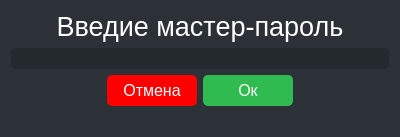
<?xml version="1.0" encoding="UTF-8"?>
<ui version="4.0">
 <class>Form</class>
 <widget class="QWidget" name="Form">
  <property name="geometry">
   <rect>
    <x>0</x>
    <y>0</y>
    <width>400</width>
    <height>134</height>
   </rect>
  </property>
  <property name="windowTitle">
   <string>Form</string>
  </property>
  <property name="styleSheet">
   <string notr="true">border-width:2;border-radius:5px;background-color:rgb(43,49,55);</string>
  </property>
  <layout class="QGridLayout" name="gridLayout_2">
   <item row="1" column="0" colspan="4">
    <widget class="QLineEdit" name="passwordEdit">
     <property name="font">
      <font>
       <family>Tahoma</family>
       <pointsize>12</pointsize>
      </font>
     </property>
     <property name="styleSheet">
      <string notr="true">border-width:2;border-radius:5px;color:rgb(255,255,255);background-color:rgb(36,41,45)</string>
     </property>
     <property name="echoMode">
      <enum>QLineEdit::Password</enum>
     </property>
    </widget>
   </item>
   <item row="0" column="0" colspan="4">
    <widget class="QLabel" name="title">
     <property name="font">
      <font>
       <family>Tahoma</family>
       <pointsize>20</pointsize>
      </font>
     </property>
     <property name="styleSheet">
      <string notr="true">color:rgb(255,255,255);</string>
     </property>
     <property name="text">
      <string>Введие мастер-пароль</string>
     </property>
     <property name="alignment">
      <set>Qt::AlignCenter</set>
     </property>
    </widget>
   </item>
   <item row="2" column="1">
    <widget class="QPushButton" name="pushButton_2">
     <property name="sizePolicy">
      <sizepolicy hsizetype="Expanding" vsizetype="Fixed">
       <horstretch>0</horstretch>
       <verstretch>0</verstretch>
      </sizepolicy>
     </property>
     <property name="font">
      <font>
       <family>Tahoma</family>
       <pointsize>12</pointsize>
      </font>
     </property>
     <property name="styleSheet">
      <string notr="true">border-radius:5px;
border-width:2px;
padding:6px;
border-color:rgb(255,0,0);
background-color:rgb(255,0,0);
color:rgb(255,255,255);
font-size:12pt;</string>
     </property>
     <property name="text">
      <string>Отмена</string>
     </property>
    </widget>
   </item>
   <item row="2" column="0">
    <spacer name="horizontalSpacer">
     <property name="orientation">
      <enum>Qt::Horizontal</enum>
     </property>
     <property name="sizeHint" stdset="0">
      <size>
       <width>40</width>
       <height>20</height>
      </size>
     </property>
    </spacer>
   </item>
   <item row="2" column="2">
    <widget class="QPushButton" name="pushButton">
     <property name="sizePolicy">
      <sizepolicy hsizetype="Expanding" vsizetype="Fixed">
       <horstretch>0</horstretch>
       <verstretch>0</verstretch>
      </sizepolicy>
     </property>
     <property name="font">
      <font>
       <family>Tahoma</family>
       <pointsize>12</pointsize>
      </font>
     </property>
     <property name="styleSheet">
      <string notr="true">border-radius:5px;
border-width:2px;
padding:6px;
border-color:rgb(47,187,79);
background-color:rgb(47,187,79);
color:rgb(255,255,255);
font-size:12pt;</string>
     </property>
     <property name="text">
      <string>Ок</string>
     </property>
    </widget>
   </item>
   <item row="2" column="3">
    <spacer name="horizontalSpacer_2">
     <property name="orientation">
      <enum>Qt::Horizontal</enum>
     </property>
     <property name="sizeHint" stdset="0">
      <size>
       <width>40</width>
       <height>20</height>
      </size>
     </property>
    </spacer>
   </item>
   <item row="3" column="0" colspan="4">
    <widget class="QLabel" name="label">
     <property name="font">
      <font>
       <family>Tahoma</family>
      </font>
     </property>
     <property name="styleSheet">
      <string notr="true">color:rgb(255,255,255)</string>
     </property>
     <property name="text">
      <string/>
     </property>
    </widget>
   </item>
  </layout>
 </widget>
 <resources/>
 <connections/>
</ui>
